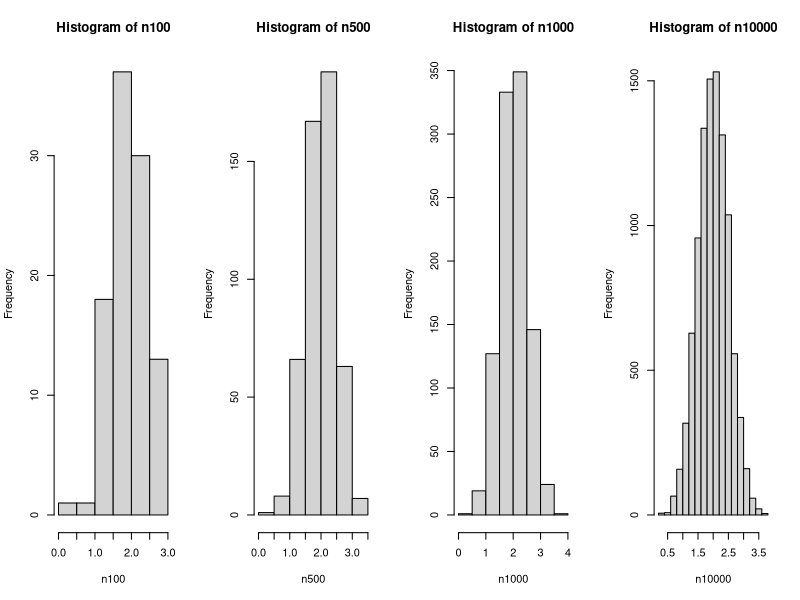
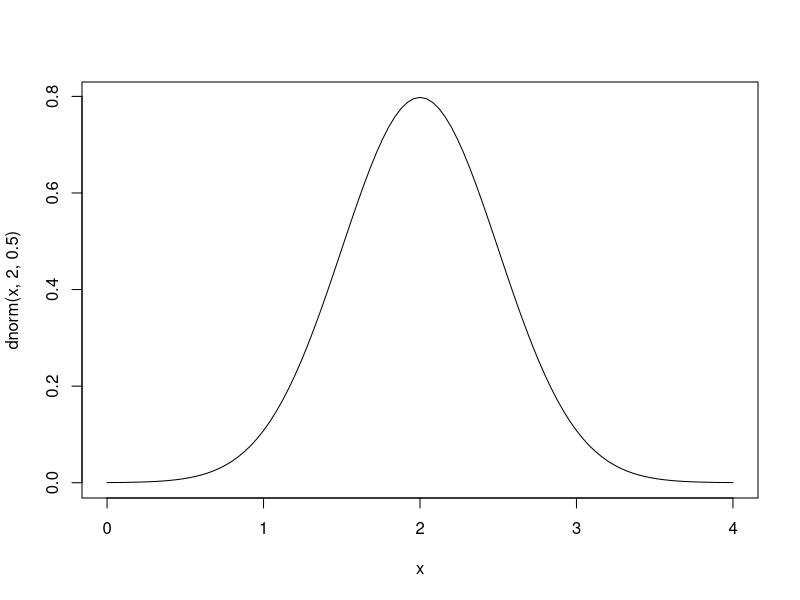

Source code (R) for these figures, in order:
## ---- chunk 1
knitr::opts_chunk$set(echo = TRUE)
## ---- chunk 2
cat(rep(1:3,3))
cat(seq(10, 10.5, 12))
cat(rep(c(1:3,"R"), 2))
## ---- chunk 3
n100 = rnorm(100,2,0.5)
n500 = rnorm(500,2,0.5)
n1000 = rnorm(1000,2,0.5)
n10000 = rnorm(10000,2,0.5)
par(mfrow = c(1,4)) 
hist(n100)
hist(n500)
hist(n1000)
hist(n10000)
par(mfrow = c(1,1)) 
curve(dnorm(x,2,0.5),0,4)
